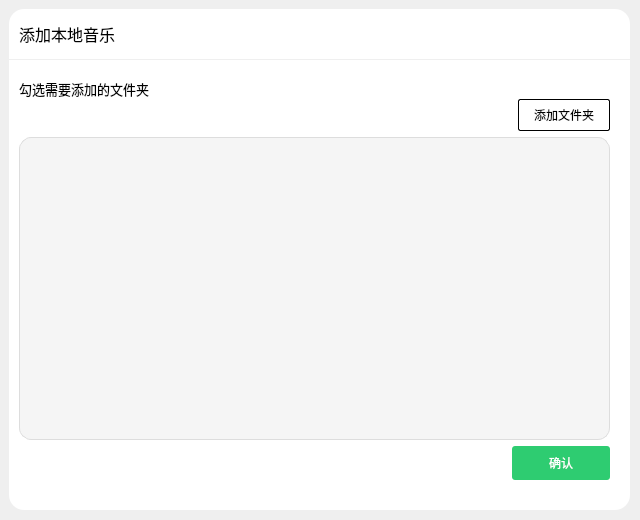
<?xml version="1.0" encoding="UTF-8"?>
<ui version="4.0">
 <class>addmusicdialog</class>
 <widget class="QDialog" name="addmusicdialog">
  <property name="geometry">
   <rect>
    <x>0</x>
    <y>0</y>
    <width>640</width>
    <height>520</height>
   </rect>
  </property>
  <property name="minimumSize">
   <size>
    <width>640</width>
    <height>520</height>
   </size>
  </property>
  <property name="maximumSize">
   <size>
    <width>640</width>
    <height>520</height>
   </size>
  </property>
  <property name="windowTitle">
   <string>Dialog</string>
  </property>
  <property name="styleSheet">
   <string notr="true"/>
  </property>
  <widget class="QWidget" name="widget" native="true">
   <property name="geometry">
    <rect>
     <x>9</x>
     <y>9</y>
     <width>621</width>
     <height>501</height>
    </rect>
   </property>
   <property name="styleSheet">
    <string notr="true">QWidget {
    background-color: #FFFFFF;
	color:#FFFFFF;
    border-radius: 15px;
}
</string>
   </property>
   <widget class="QLabel" name="lblTip">
    <property name="geometry">
     <rect>
      <x>10</x>
      <y>60</y>
      <width>130</width>
      <height>41</height>
     </rect>
    </property>
    <property name="styleSheet">
     <string notr="true">QLabel#lblTip {

    color: #000000;
    font-size: 14px;
background-color: transparent; /* 确保容器也是透明的 */
}</string>
    </property>
    <property name="text">
     <string>&lt;html&gt;&lt;head/&gt;&lt;body&gt;&lt;p&gt;&lt;span style=&quot; font-size:10pt;&quot;&gt;勾选需要添加的文件夹&lt;/span&gt;&lt;/p&gt;&lt;/body&gt;&lt;/html&gt;</string>
    </property>
   </widget>
   <widget class="QFrame" name="frame">
    <property name="geometry">
     <rect>
      <x>-60</x>
      <y>50</y>
      <width>751</width>
      <height>1</height>
     </rect>
    </property>
    <property name="styleSheet">
     <string notr="true">
QFrame {
    background-color: #EFEFEF; /* 线的颜色 */
    max-height: 1px;           /* 线宽 */
    min-height: 1px;
}
</string>
    </property>
    <property name="frameShape">
     <enum>QFrame::Shape::HLine</enum>
    </property>
    <property name="frameShadow">
     <enum>QFrame::Shadow::Raised</enum>
    </property>
   </widget>
   <widget class="QWidget" name="layoutWidget">
    <property name="geometry">
     <rect>
      <x>10</x>
      <y>10</y>
      <width>591</width>
      <height>31</height>
     </rect>
    </property>
    <layout class="QHBoxLayout" name="horizontalLayout_3">
     <item>
      <widget class="QLabel" name="lblTip_2">
       <property name="styleSheet">
        <string notr="true">QLabel {
background-color: transparent; /* 确保容器也是透明的 */
    color: #000000;
    font-size: 14px;
}</string>
       </property>
       <property name="text">
        <string>&lt;html&gt;&lt;head/&gt;&lt;body&gt;&lt;p&gt;&lt;span style=&quot; font-size:12pt;&quot;&gt;添加本地音乐&lt;/span&gt;&lt;/p&gt;&lt;/body&gt;&lt;/html&gt;</string>
       </property>
      </widget>
     </item>
     <item>
      <spacer name="horizontalSpacer_3">
       <property name="orientation">
        <enum>Qt::Orientation::Horizontal</enum>
       </property>
       <property name="sizeHint" stdset="0">
        <size>
         <width>40</width>
         <height>20</height>
        </size>
       </property>
      </spacer>
     </item>
     <item>
      <widget class="QPushButton" name="pushButton_close">
       <property name="minimumSize">
        <size>
         <width>15</width>
         <height>15</height>
        </size>
       </property>
       <property name="maximumSize">
        <size>
         <width>15</width>
         <height>15</height>
        </size>
       </property>
       <property name="styleSheet">
        <string notr="true">/* 播放按钮 */
QPushButton {
    /* 替换 background-image */
    border-image: url(:/player/images/player/btn_closeMainWindow_50.png); 
    qproperty-cursor: pointinghand; /* 鼠标悬停变手掌 */
    border: none; /* 确保没有边框，否则 border-image 可能会受到影响 */
    background-color: transparent; /* 保持透明背景色 */
}

QPushButton:hover, 
QPushButton:pressed {    
border-image: url(:/player/images/player/btn_closeMainWindow_100.png); 
}</string>
       </property>
       <property name="text">
        <string/>
       </property>
      </widget>
     </item>
    </layout>
   </widget>
   <widget class="QWidget" name="layoutWidget">
    <property name="geometry">
     <rect>
      <x>10</x>
      <y>90</y>
      <width>591</width>
      <height>381</height>
     </rect>
    </property>
    <layout class="QVBoxLayout" name="verticalLayout">
     <item>
      <layout class="QHBoxLayout" name="horizontalLayout">
       <item>
        <spacer name="horizontalSpacer">
         <property name="orientation">
          <enum>Qt::Orientation::Horizontal</enum>
         </property>
         <property name="sizeHint" stdset="0">
          <size>
           <width>40</width>
           <height>20</height>
          </size>
         </property>
        </spacer>
       </item>
       <item>
        <widget class="QPushButton" name="btnAddFolder">
         <property name="styleSheet">
          <string notr="true">QPushButton {
background-color: transparent; /* 确保容器也是透明的 */
    color: black;
	border-color:#F2F2F2;
	border: 1px solid black; /* 简写：同时设置粗细、样式和颜色 */
    border-radius: 2px;
    padding: 6px 15px;
}

QPushButton:hover {
    background-color: #FBFBFB;
}</string>
         </property>
         <property name="text">
          <string>添加文件夹</string>
         </property>
        </widget>
       </item>
      </layout>
     </item>
     <item>
      <widget class="QListWidget" name="listFolders">
       <property name="styleSheet">
        <string notr="true">QListWidget {
    background-color: #F5F5F5;
    border-radius: 12px;
    border: 1px solid #ddd;
    padding: 8px;
}


/* 核心：选中项的样式 */
QListWidget::item:selected {
    background-color: transparent; /* 选中时背景完全透明 */
    border: none;                  /* 移除任何边框 */
    color: inherit;                /* 保持文本颜色不变 */
}

/* 核心：选中项，但窗口或控件未获得焦点时的样式 */
QListWidget::item:selected:!active {
    background-color: transparent;
    border: none;
    color: inherit;
}</string>
       </property>
      </widget>
     </item>
     <item>
      <layout class="QHBoxLayout" name="horizontalLayout_2" stretch="100,20">
       <item>
        <spacer name="horizontalSpacer_2">
         <property name="orientation">
          <enum>Qt::Orientation::Horizontal</enum>
         </property>
         <property name="sizeHint" stdset="0">
          <size>
           <width>40</width>
           <height>20</height>
          </size>
         </property>
        </spacer>
       </item>
       <item>
        <widget class="QPushButton" name="btnOK">
         <property name="styleSheet">
          <string notr="true">QPushButton {
    background-color: #2ECC71;
    color: white;
    border: none;
    border-radius: 3px;
    padding: 8px 15px;
}

QPushButton:hover {
    background-color: #00A555;

}
</string>
         </property>
         <property name="text">
          <string>确认</string>
         </property>
        </widget>
       </item>
      </layout>
     </item>
    </layout>
   </widget>
  </widget>
 </widget>
 <resources/>
 <connections/>
</ui>
